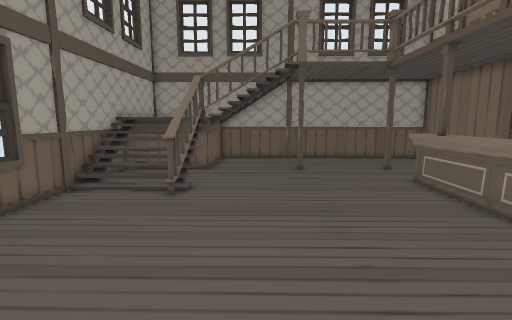
[1] (above)

16 first-person views from a walk through a scene from a Unity 3-D project. The camera is 1.4 m above the floor, tilts 8° down and sees 85° across. The floor is counted in squares, 0.5 m on a side. Each view is taken from the middle of a square. On the plan, view 1 faces up. The plan holds only what a view shows up to about 19 squares ahead; the rest is blank. The place goes on beyond the plan. The player is left out. Door leaves are left out, so doorways stand open.

[2]
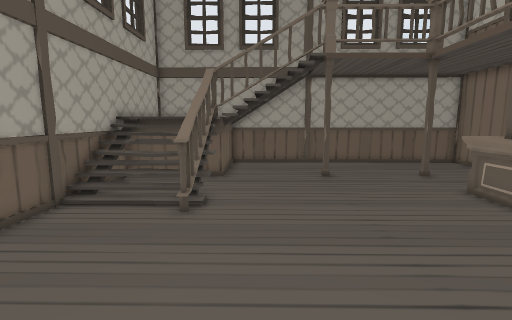

[3]
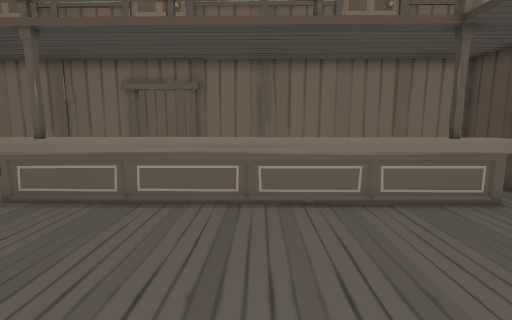

[4]
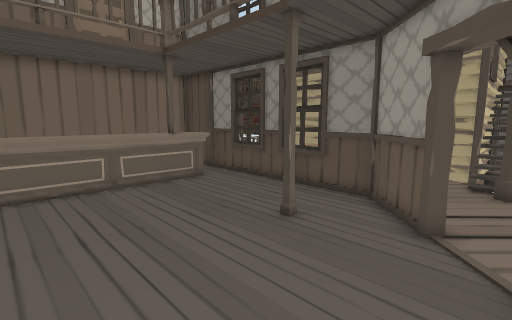

[5]
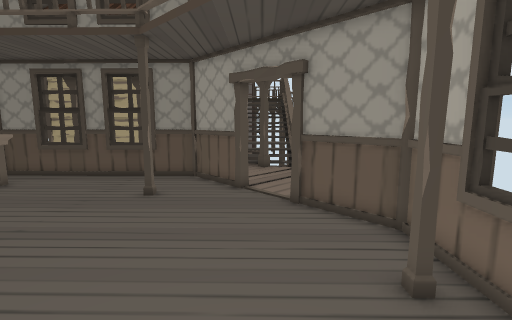

[6]
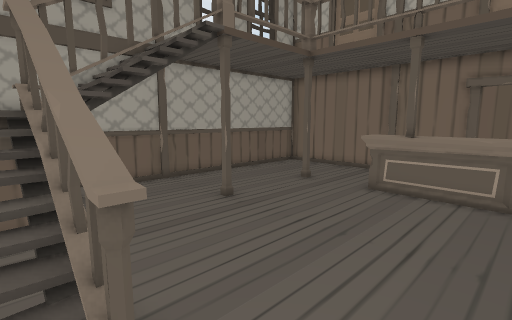

[7]
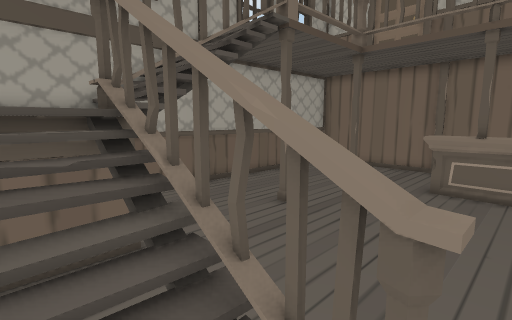

[8]
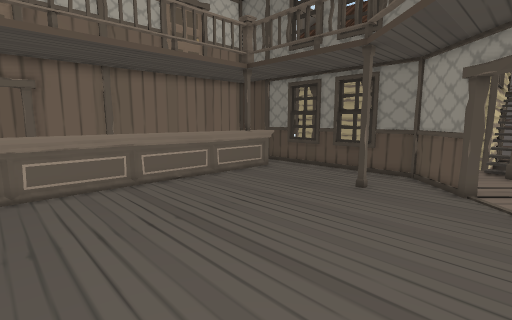

[9]
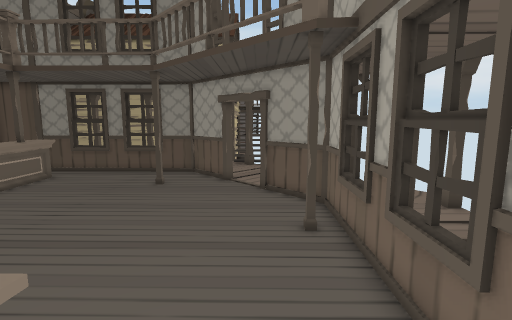

[10]
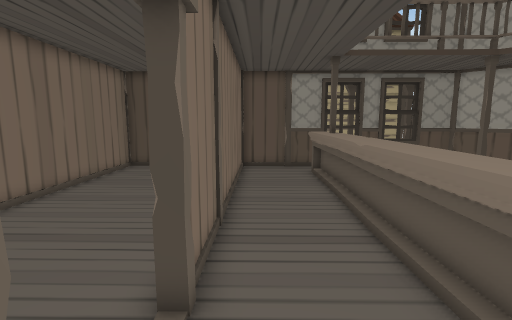

[11]
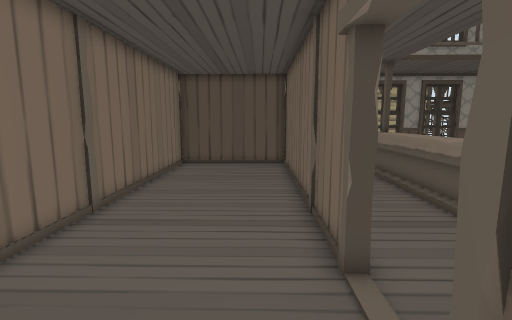

[12]
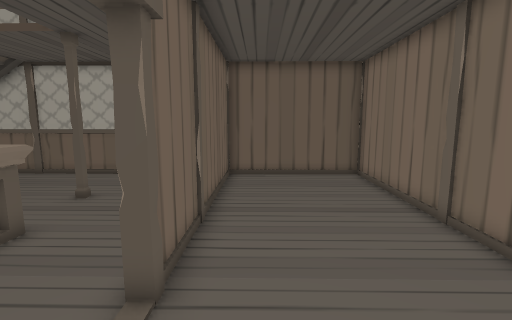

[13]
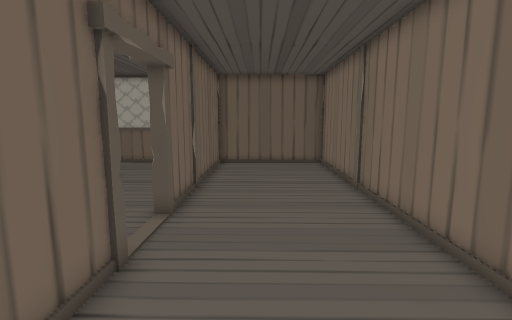

[14]
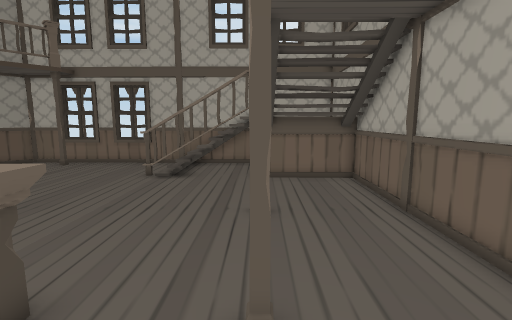

[15]
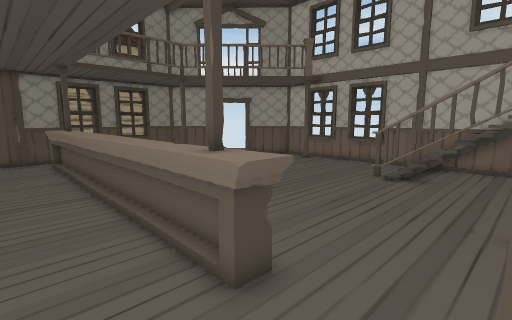

[16]
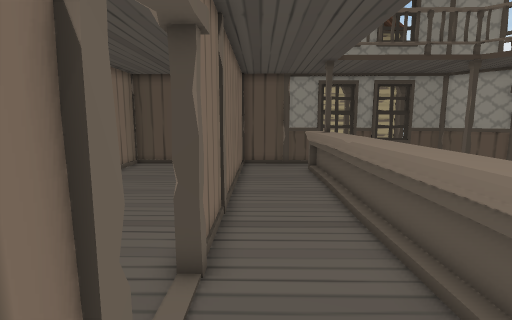

### Floor plan
Key: @ floor where view 1 was taken; # wall or solid block; x gap in a wall; . floor; / step, stairs or slope; D open door; = window, fence, low wall or low ledge; ^ raised ledge.
Columns run from 13 left of view 1 to 19 right of it. Each row starts with its distance up from view 1.
 21       ###########################
 20       #    //............##.....#
 19       #    //............#......#
 18       #    //............#......#
 17      ##    //............#......#
 16      #    ^#.............#......#
 15      #////#..............#......#
 14      #////#..............#......#
 13      #////#.........^^...#......#
 12      #////#.........^^...#......#
 11      #....x.........^^...#......#
 10      #..............^^...#......#
  9      #..............^^..........#
  8      =..............^^..........#
  7      =..............^^...#......#
  6      #..............^^...#......#
  5      =..............^^...#......#
  4  ..  =..............^^...#......#
  3  ..  #..............^^...#......#
  2 #..  #..............^^...#......#
  1 #..  ##.............^^...#......#
  0 ..    ##.....@......^^...#......#
 -1        ##...........^^...#......#
 -2         D...........^^...#......#
 -3         .D#.........^^...#......#
 -4         .###........^^...#......#
 -5        ....# ............#......#
 -6        .... ###==################
 -7        ....        =#
 -8        ....
 -9         x..
-10         /..
-11          //
-12          /
-13          /
-14          /
-15          /
-16          /#
-17           D
-18           D
-19           D

Positions as (right, up) in squares from view 1, and headings:
1: (0, 0), facing up
2: (-1, 2), facing up
3: (-2, 4), facing right
4: (-5, 4), facing down-right
5: (-4, 8), facing down
6: (-4, 8), facing up-right
7: (-5, 10), facing up-right
8: (-5, 9), facing down-right
9: (-5, 12), facing down
10: (11, 11), facing down
11: (14, 12), facing down
12: (14, 6), facing up
13: (15, 2), facing up
14: (11, 16), facing left
15: (11, 16), facing down-left
16: (11, 12), facing down
